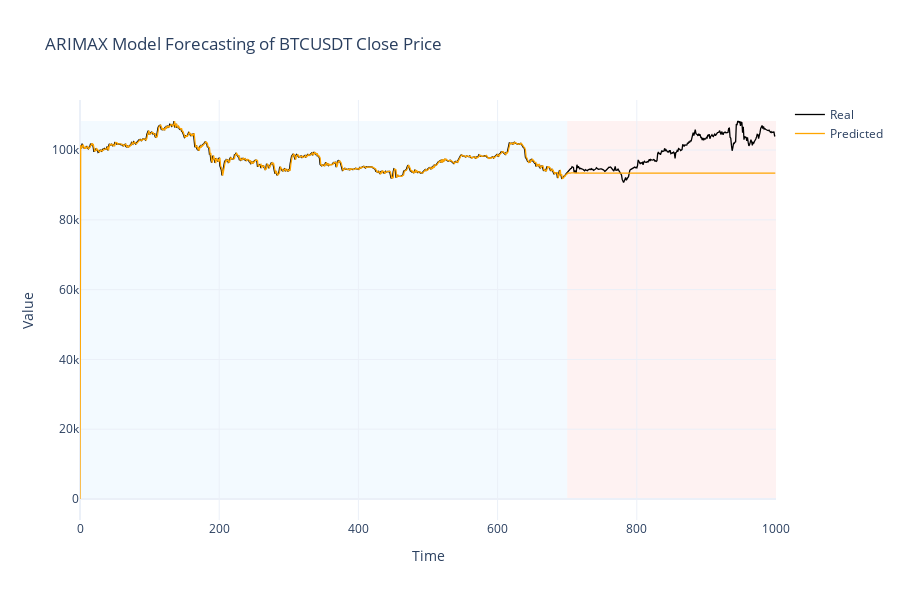
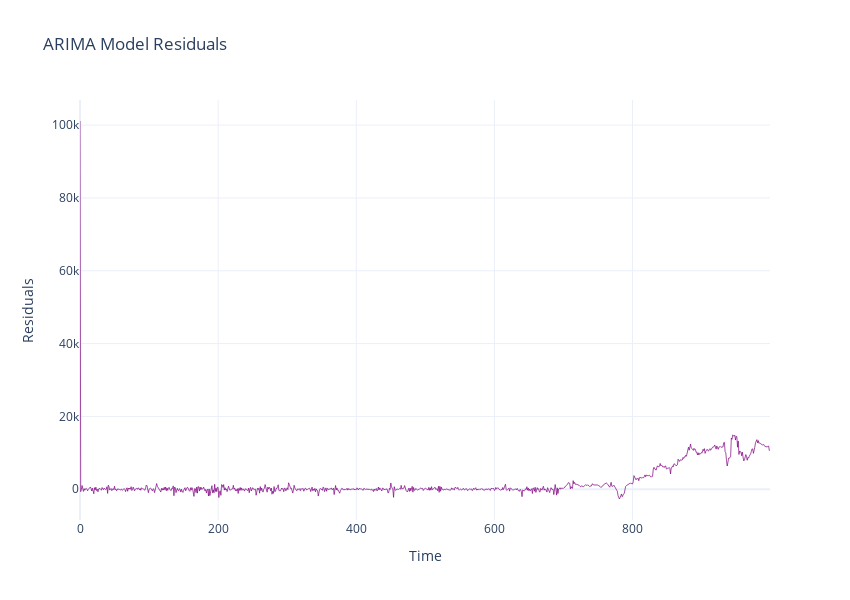

Notebook code cell kept with these figures, in order:
### Code cell
Go_plot_predictions(model_fit, data, y_train, y_test, x_test)

### Figure 1 — Plotly figure (JSON) as saved in the notebook; plotly's stock layout.template omitted (floating-point values rounded to 4 significant figures; data arrays with more than 128 entries replaced by an {"elided": "..."} marker saying what was removed)
{"data": [{"line": {"color": "black", "width": 1.3}, "mode": "lines", "name": "Real", "type": "scatter", "y": {"elided": "1000 float values"}}, {"line": {"color": "orange", "width": 1.3}, "mode": "lines", "name": "Predicted", "type": "scatter", "y": {"elided": "1000 float values"}}], "layout": {"height": 600, "shapes": [{"fillcolor": "LightSkyBlue", "layer": "below", "line": {"width": 0}, "name": "Training phase", "opacity": 0.1, "type": "rect", "x0": 0, "x1": 700, "y0": 0, "y1": 108300.0}, {"fillcolor": "LightCoral", "layer": "below", "line": {"width": 0}, "name": "Testing phase", "opacity": 0.1, "type": "rect", "x0": 700, "x1": 1000, "y0": 0, "y1": 108300.0}], "title": {"text": "ARIMAX Model Forecasting of BTCUSDT Close Price"}, "width": 900, "xaxis": {"title": {"text": "Time"}}, "yaxis": {"title": {"text": "Value"}}}}

### Figure 2 — Plotly figure (JSON) as saved in the notebook; plotly's stock layout.template omitted (floating-point values rounded to 4 significant figures; data arrays with more than 128 entries replaced by an {"elided": "..."} marker saying what was removed)
{"data": [{"line": {"color": "purple", "width": 0.7}, "mode": "lines", "name": "Residuals", "type": "scatter", "y": {"elided": "1000 float values"}}], "layout": {"height": 600, "title": {"text": "ARIMA Model Residuals"}, "width": 850, "xaxis": {"title": {"text": "Time"}}, "yaxis": {"title": {"text": "Residuals"}}}}
